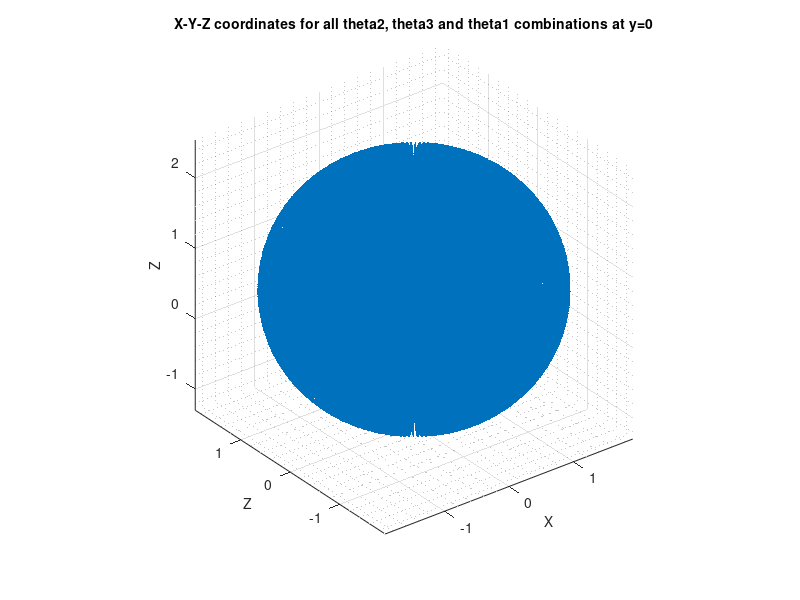

MATLAB code for this plot:
theta_1 =0:0.05:2*pi;
theta_2 = 0:0.05:2*pi;
theta_3 =0:0.05:2*pi;
[theta1,theta2,theta3] = meshgrid(theta_1,theta_2,theta_3);
x=0.850*cos(theta1).*cos(theta2+theta3)+0.850*cos(theta1).*cos(theta2)+0.220*cos(theta1);
y=0.850*sin(theta1).*cos(theta2+theta3)+0.850*sin(theta1).*cos(theta2)+0.220*sin(theta1);
z=-0.850*sin(theta2+theta3)-0.850*sin(theta2)+0.620;
plot3(x(:),y(:),z(:),'.','MarkerSize',0.25);
grid on;
grid minor;
axis equal;
xlabel('X','fontsize',10)
ylabel('Z','fontsize',10)
zlabel('Z','fontsize',10)
title('X-Y-Z coordinates for all theta2, theta3 and theta1 combinations at y=0','fontsize',10)
